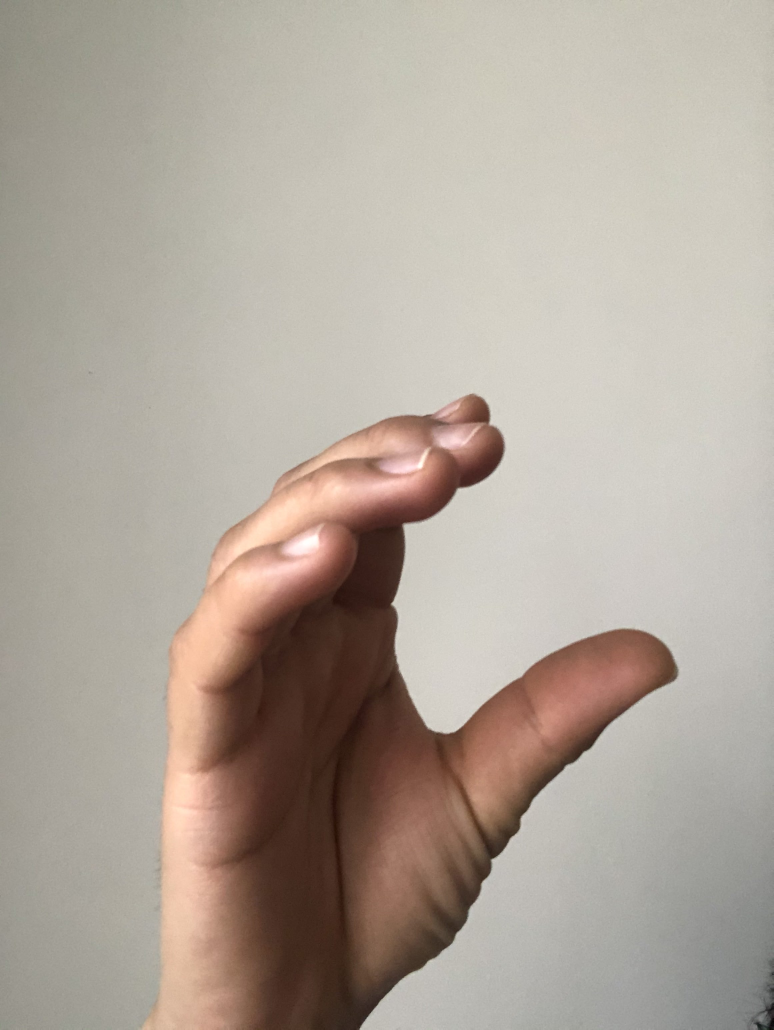
#> input picture images/hands/001.jpg, 2320 x 3088 px, given in place of the camera (shown at 1/3 size)
$ python getHandKeys.py
#> lines starting #> are read from the running program, lines starting #| are printed output that depends on the picture; after the words box and inside, x2 and y2 are one past the last pixel; in counts of white or black regions, pixels touching at a corner belong together; long printed decimals are rounded
import imutils
import cv2
import numpy as np
import random as rnd
import math
import time

def get_mask(image):
    #skin colour range
    lower_bound = np.array([0,133,77], dtype=np.uint8)
    upper_bound = np.array([235,173,127], dtype=np.uint8)

    mask = cv2.inRange(image, lower_bound, upper_bound)
    #removing the noise
    kernelOpen = np.ones((4, 4))
    kernelClose = np.ones((10, 10))

    maskOpen = cv2.morphologyEx(mask, cv2.MORPH_OPEN, kernelOpen)
    maskClose = cv2.morphologyEx(maskOpen, cv2.MORPH_CLOSE, kernelClose)
    final_mask = maskClose
    return final_mask

def get_contours(img):
    contours= cv2.findContours(img, cv2.RETR_EXTERNAL, cv2.CHAIN_APPROX_SIMPLE)
    return contours

def get_distance(extTop, extBot):
    x1, y1 = extTop[0], extTop[1]
    x2, y2 = extBot[0], extBot[1]
    dis = math.sqrt( (x2 - x1 )**2 + (y2 -y1) **2)

    print("distance" , dis)
    return dis

def check_both_inside(extTop, extBot, rec_starting_coordinate, rec_ending_coordinate):

    is_both_inside = False
    x1, y1 = extTop[0], extTop[1]
    x2, y2 = extBot[0], extBot[1]
    recS_x, recS_y = rec_starting_coordinate[0], rec_starting_coordinate[1]
    recE_x, recE_y = rec_ending_coordinate[0], rec_ending_coordinate[1]
    if (recS_x < x1 < recE_x - 10) and (recS_y <  y1 < recE_y - 10):
        if (recS_x < x2 < recE_x) and (recS_y <  y2 < recE_y):
            is_both_inside = True
            print("BOTH POINTS INSIDE")

    return is_both_inside


def is_close_and_inside(extTop, extBot, rec_starting_coordinate, rec_ending_coordinate):
    distance = get_distance(extTop, extBot)
    if distance < 150 and check_both_inside(extTop, extBot, rec_starting_coordinate, rec_ending_coordinate):
        return True
    return False


def main():
    myCam = cv2.VideoCapture(0)

    WIDTH = 300
    HEIGHT = 300
    rec_starting_coordinate = (10, 10)
    rec_ending_coordinate = (rec_starting_coordinate[0] + HEIGHT, rec_starting_coordinate[0] + WIDTH)
    rec_color = (0,0,0)

    # to make displacement point relative
    prev_extTop = None

    while True:
        _, frameCap = myCam.read()
#> frameCap is the input picture: shape (3088, 2320, 3); mean B, G, R 154.9, 165.6, 176.2
        frameCap = cv2.flip(frameCap, 1)
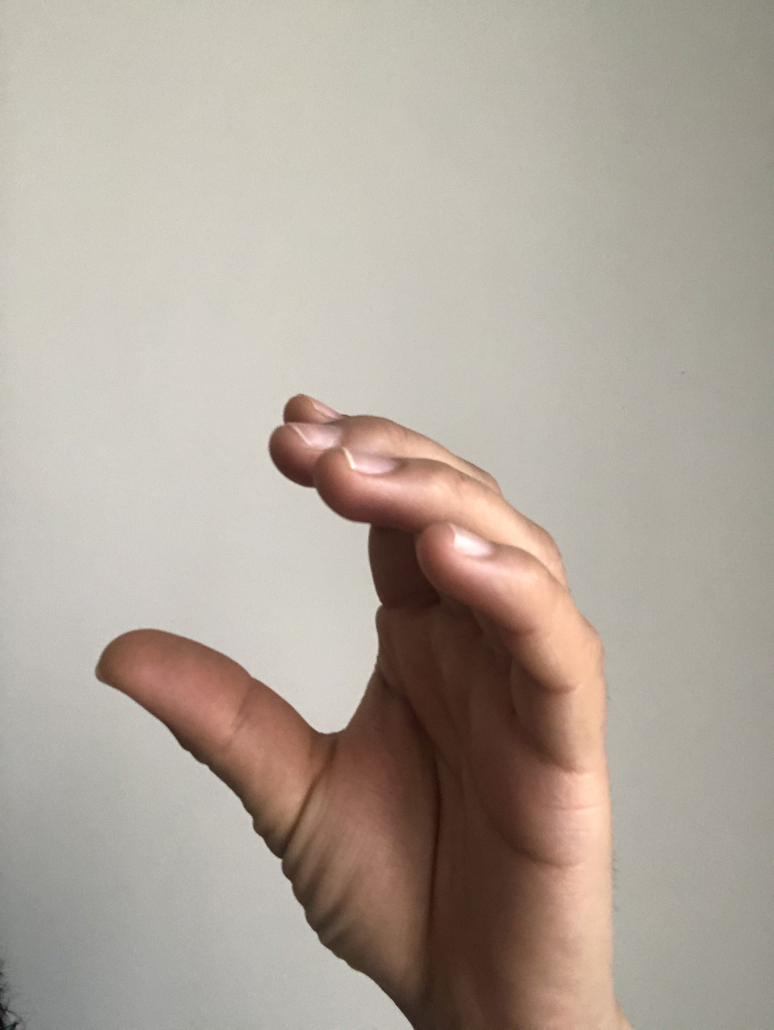
#> frameCap: shape (3088, 2320, 3) (shown at 1/3 size); mean B, G, R 154.9, 165.6, 176.2
        frameCap = cv2.resize(frameCap, (1000, 1000))
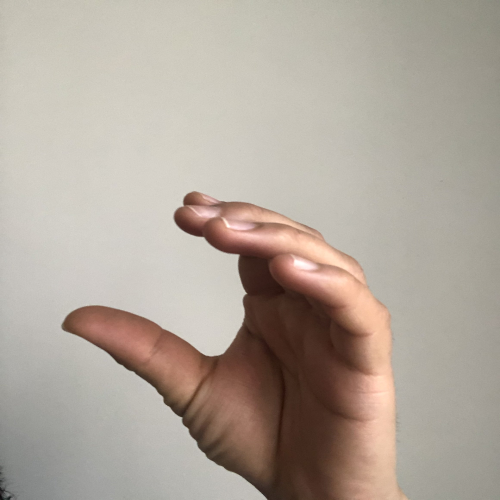
#> frameCap: shape (1000, 1000, 3) (shown at 1/2 size); mean B, G, R 154.8, 165.5, 176.1

        #rectancle
        rec = cv2.rectangle(frameCap, rec_starting_coordinate, rec_ending_coordinate, rec_color, 4, 8, 0)

        ycr_image = cv2.cvtColor(frameCap, cv2.COLOR_BGR2YCR_CB)
#> ycr_image: shape (1000, 1000, 3); mean of channels 0, 1, 2 166.3, 134.2, 120.9
        mask = get_mask(ycr_image)
#> in get_mask, `mask = cv2.inRange(image, lower_bound, upper_bound)`:
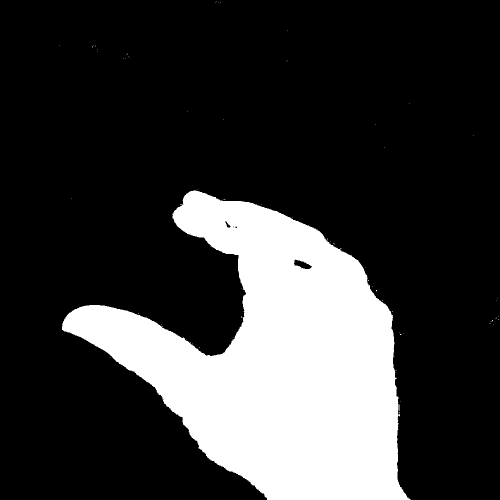
#> mask: shape (1000, 1000) (shown at 1/2 size); 22.1% white; 69 white regions (68 under 20 px), largest, box (x1, y1, x2, y2) and area: (124, 381, 821, 1000) 221048
#> in get_mask, `maskOpen = cv2.morphologyEx(mask, cv2.MORPH_OPEN, kernelOpen)`:
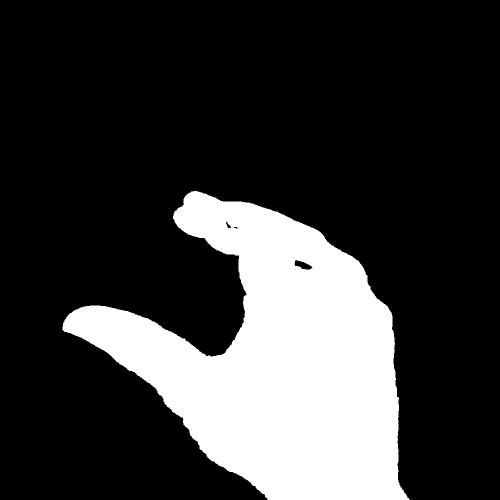
#> maskOpen: shape (1000, 1000) (shown at 1/2 size); 22.1% white; 1 white region, box (x1, y1, x2, y2) and area: (125, 382, 819, 1000) 220652
#> in get_mask, `maskClose = cv2.morphologyEx(maskOpen, cv2.MORPH_CLOSE, kernelClose)`:
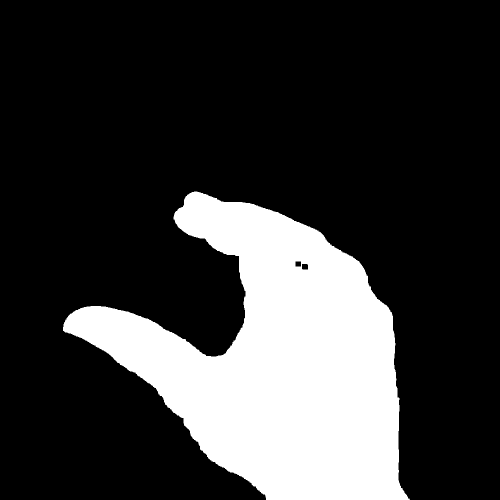
#> maskClose: shape (1000, 1000) (shown at 1/2 size); 22.1% white; 1 white region
        contours = get_contours(mask)
#> in get_contours, `contours= cv2.findContours(img, cv2.RETR_EXTERNAL, cv2.CHAIN_APPROX_SI..`: contours = 1 contour; box (x1, y1, x2, y2) and area: (126, 383, 820, 1000) 219678

        cn = imutils.grab_contours(contours)
#> cn has the same summary as contours in get_contours
        maxCn = max(cn, key=cv2.contourArea)
#> maxCn = contour of 1070 points, box (x1, y1, x2, y2) (126, 383, 820, 1000), area 219678

        # determine the most extreme points along the contour
        # extLeft = tuple(c[c[:, :, 0].argmin()][0])
        # extRight = tuple(c[c[:, :, 0].argmax()][0])

        extTop = tuple(maxCn[maxCn[:, :, 1].argmin()][0])
#> extTop = (388, 383)
        extBot = tuple(maxCn[maxCn[:, :, 0].argmin()][0])
#> extBot = (126, 654)

        color = (1, 80, 225)
        cv2.drawContours(frameCap, [maxCn], -1, color, 2)
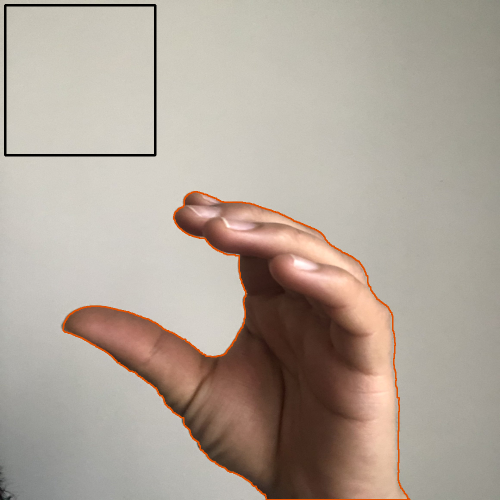
#> frameCap: shape (1000, 1000, 3) (shown at 1/2 size); mean B, G, R 152.6, 163.9, 175.5

        # cv2.circle(frameCap, extLeft, 8, (0, 0, 255), -1)
        # cv2.circle(frameCap, extRight, 8, (0, 255, 0), -1)
        circle1 = cv2.circle(frameCap, extTop, 5, (255, 0, 0), -1)
        circle2 = cv2.circle(frameCap, extBot, 5, (255, 255, 255), -1)
        # show the output image
        # frameMerged = cv2.add(frameBlank, frameCap)
        disp = {}
        if is_close_and_inside(extTop, extBot, rec_starting_coordinate, rec_ending_coordinate):
#> in get_distance, `x1, y1 = extTop[0], extTop[1]`: x1 = 388; y1 = 383
#> in get_distance, `x2, y2 = extBot[0], extBot[1]`: x2 = 126; y2 = 654
#> in get_distance, `dis = math.sqrt( (x2 - x1 )**2 + (y2 -y1) **2)`: dis = 376.9
#| distance 376.942
            print("RECTANGLE MOVABLE: Relative to extTop and lock_extTop")
            disp['x'] = extTop[0] - prev_extTop[0] + 1
            disp['y'] = extTop[1] - prev_extTop[1] + 1
            rec_starting_coordinate = (rec_starting_coordinate[0] + disp['x'], rec_starting_coordinate[0] + disp['y'])
            rec_ending_coordinate = (rec_starting_coordinate[0] + HEIGHT, rec_starting_coordinate[0] + WIDTH)
        else:
            prev_extTop = extTop
#> prev_extTop = (388, 383)
        cv2.imshow("Draggable Object", frameCap)

        if cv2.waitKey(1) & 0xFF == ord('q'):
#> (key q is pressed here)
            break

    cv2.destroyAllWindows()
    myCam.release()

if __name__ == "__main__":
    main()

$ run again, on images/hands/002.jpg
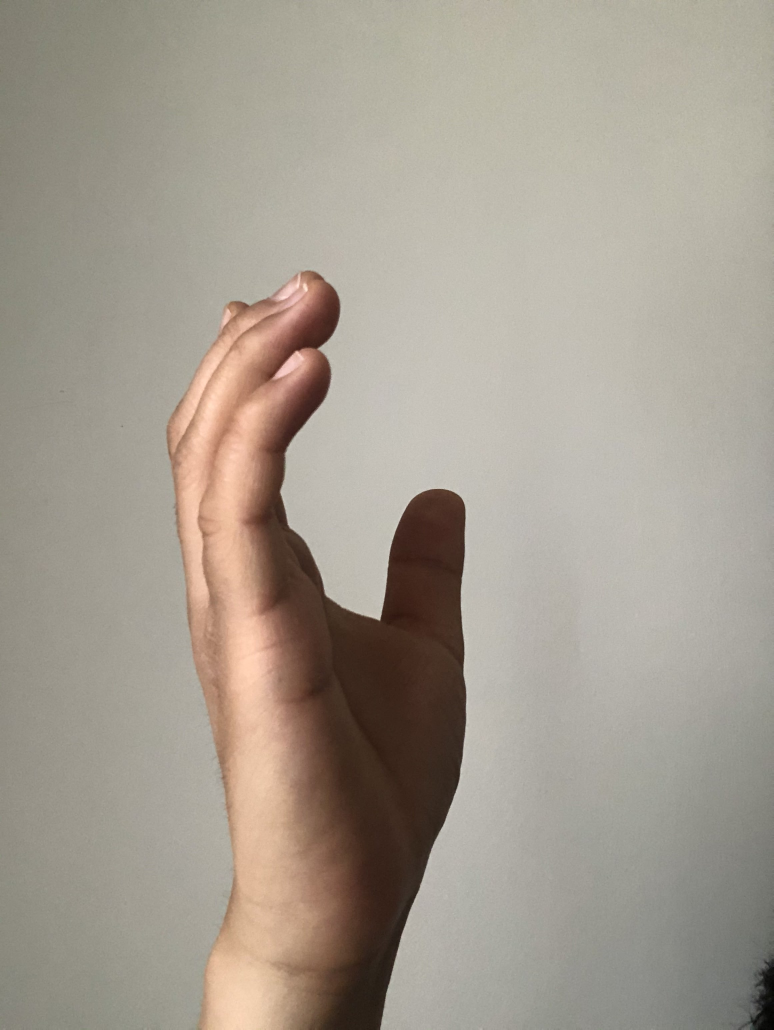
#> input picture images/hands/002.jpg, 2320 x 3088 px, given in place of the camera (shown at 1/3 size)
#> in main, frameCap is the input picture: shape (3088, 2320, 3); mean B, G, R 144.2, 156.1, 164.4
#> ycr_image: shape (1000, 1000, 3); mean of channels 0, 1, 2 156.1, 133.2, 120.7
#> in get_mask, `mask = cv2.inRange(image, lower_bound, upper_bound)`:
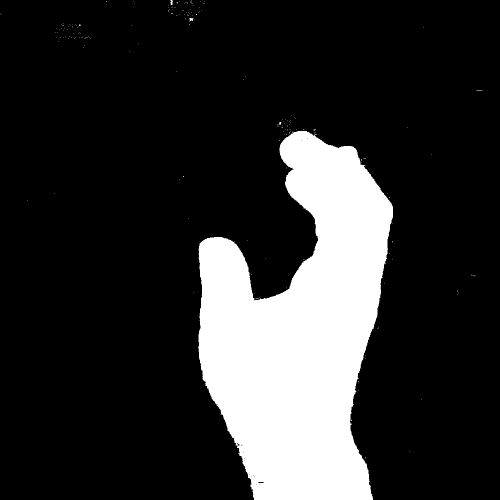
#> mask: shape (1000, 1000) (shown at 1/2 size); 18% white; 199 white regions (196 under 20 px), largest, box (x1, y1, x2, y2) and area: (396, 262, 786, 1000) 179573, (341, 0, 346, 10) 36, (379, 36, 386, 42) 35
#> maskOpen: shape (1000, 1000); 17.9% white; 2 white regions (1 under 20 px), largest, box (x1, y1, x2, y2) and area: (398, 263, 787, 1000) 179144
#> maskClose: shape (1000, 1000); 17.9% white; 2 white regions (1 under 20 px)
#> in get_contours, `contours= cv2.findContours(img, cv2.RETR_EXTERNAL, cv2.CHAIN_APPROX_SI..`: contours = 2 contours, 1 with area under 20; largest, box (x1, y1, x2, y2) and area: (399, 264, 788, 1000) 177945
#> cn has the same summary as contours in get_contours
#> maxCn = contour of 794 points, box (x1, y1, x2, y2) (399, 264, 788, 1000), area 177945
#> extTop = (597, 264)
#> extBot = (399, 670)
#> in main, `cv2.drawContours(frameCap, [maxCn], -1, color, 2)`:
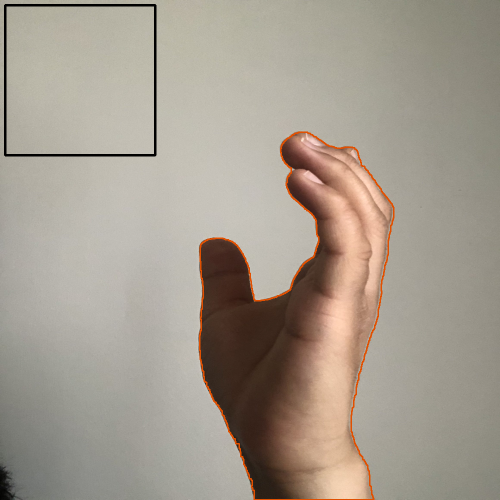
#> frameCap: shape (1000, 1000, 3) (shown at 1/2 size); mean B, G, R 142.3, 154.7, 164
#> x1 = 597; y1 = 264
#> x2 = 399; y2 = 670
#> dis = 451.7
#| distance 451.708
#> prev_extTop = (597, 264)

$ run again, on images/hands/003.jpg
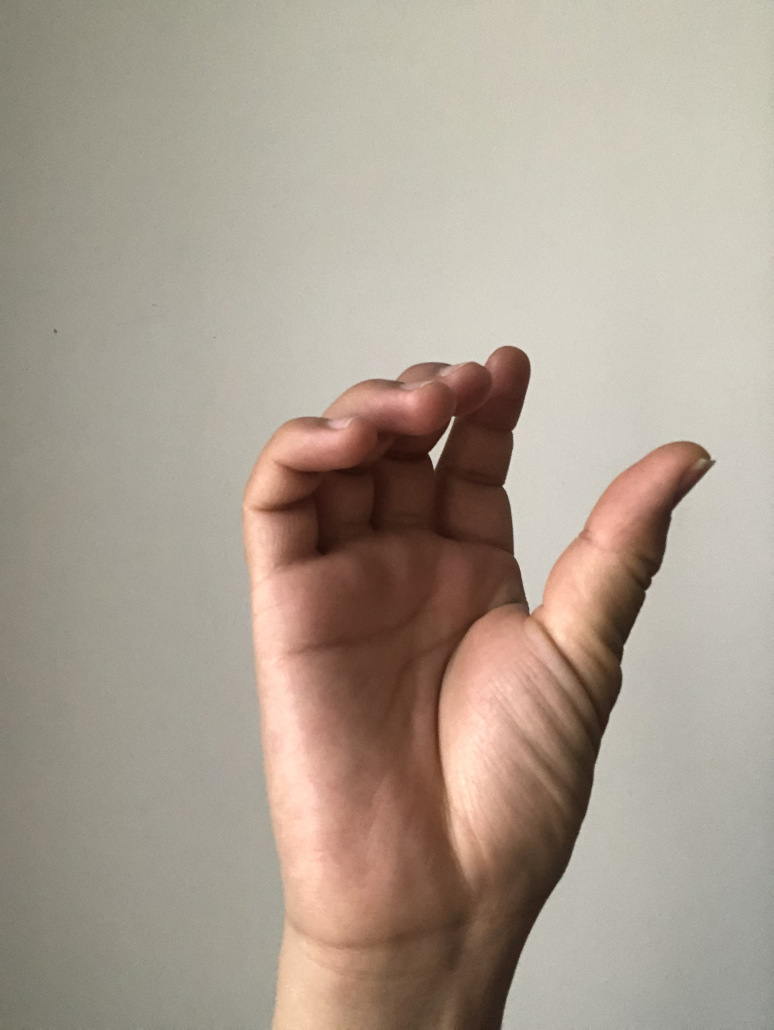
#> input picture images/hands/003.jpg, 2320 x 3088 px, given in place of the camera (shown at 1/3 size)
#> in main, frameCap is the input picture: shape (3088, 2320, 3); mean B, G, R 144.8, 158.2, 171.1
#> ycr_image: shape (1000, 1000, 3); mean of channels 0, 1, 2 159.2, 135.6, 119.2
#> in get_mask, `mask = cv2.inRange(image, lower_bound, upper_bound)`:
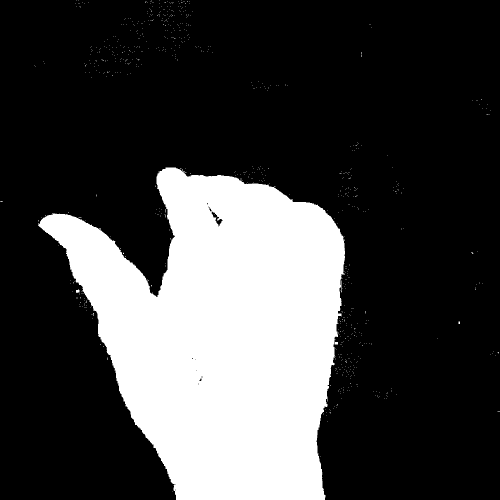
#> mask: shape (1000, 1000) (shown at 1/2 size); 25.9% white; 765 white regions (763 under 20 px), largest, box (x1, y1, x2, y2) and area: (76, 335, 690, 1000) 257825, (152, 578, 159, 586) 39
#> maskOpen: shape (1000, 1000); 25.7% white; 2 white regions, box (x1, y1, x2, y2) and area: (78, 336, 691, 1000) 257309, (153, 581, 160, 586) 35
#> maskClose: shape (1000, 1000); 25.8% white; 1 white region
#> in get_contours, `contours= cv2.findContours(img, cv2.RETR_EXTERNAL, cv2.CHAIN_APPROX_SI..`: contours = 1 contour; box (x1, y1, x2, y2) and area: (79, 337, 692, 1000) 256268
#> cn has the same summary as contours in get_contours
#> maxCn = contour of 857 points, box (x1, y1, x2, y2) (79, 337, 692, 1000), area 256268
#> extTop = (333, 337)
#> extBot = (79, 450)
#> in main, `cv2.drawContours(frameCap, [maxCn], -1, color, 2)`:
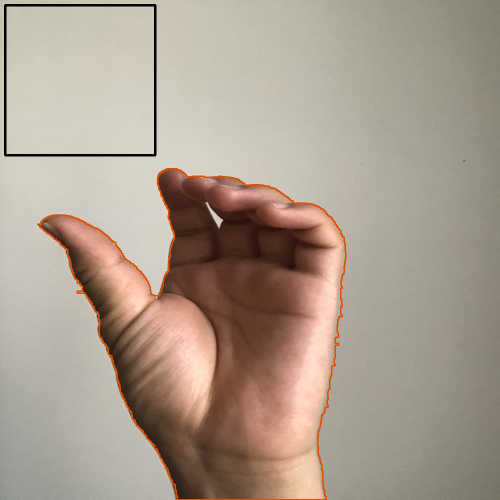
#> frameCap: shape (1000, 1000, 3) (shown at 1/2 size); mean B, G, R 142.7, 156.5, 170.4
#> x1 = 333; y1 = 337
#> x2 = 79; y2 = 450
#> dis = 278
#| distance 278.002
#> prev_extTop = (333, 337)

$ run again, on images/hands/004.jpg
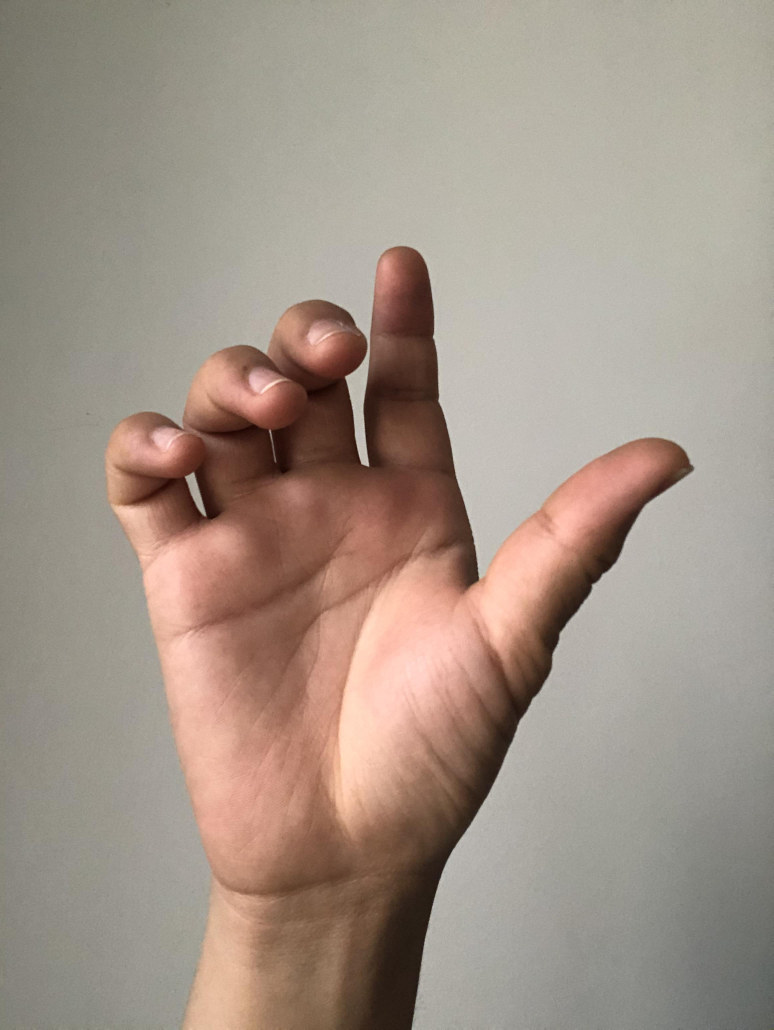
#> input picture images/hands/004.jpg, 2320 x 3088 px, given in place of the camera (shown at 1/3 size)
#> in main, frameCap is the input picture: shape (3088, 2320, 3); mean B, G, R 135.8, 147.8, 162.5
#> ycr_image: shape (1000, 1000, 3); mean of channels 0, 1, 2 149.6, 136.4, 119.6
#> in get_mask, `mask = cv2.inRange(image, lower_bound, upper_bound)`:
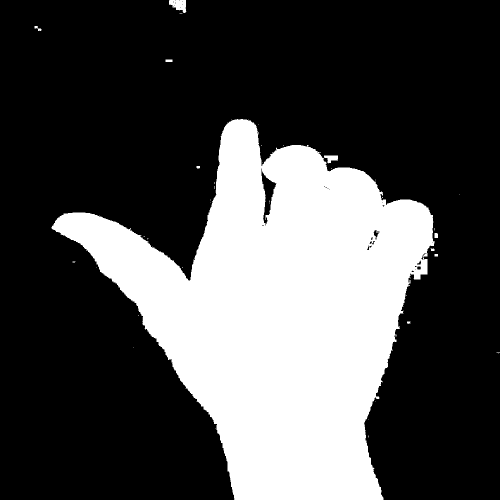
#> mask: shape (1000, 1000) (shown at 1/2 size); 29.7% white; 50 white regions (40 under 20 px), largest, box (x1, y1, x2, y2) and area: (103, 238, 869, 1000) 296154, (338, 0, 373, 26) 596, (648, 311, 676, 327) 278
#> maskOpen: shape (1000, 1000); 29.7% white; 12 white regions, largest, box (x1, y1, x2, y2) and area: (105, 239, 869, 1000) 295558, (339, 0, 373, 26) 594, (649, 312, 677, 327) 275
#> maskClose: shape (1000, 1000); 29.8% white; 8 white regions
#> in get_contours, `contours= cv2.findContours(img, cv2.RETR_EXTERNAL, cv2.CHAIN_APPROX_SI..`: contours = 8 contours, 3 with area under 20; largest, box (x1, y1, x2, y2) and area: (106, 240, 878, 1000) 296483, (340, 0, 374, 27) 605, (333, 121, 347, 126) 52, (871, 510, 878, 515) 24, (395, 334, 402, 339) 22
#> cn has the same summary as contours in get_contours
#> maxCn = contour of 1059 points, box (x1, y1, x2, y2) (106, 240, 878, 1000), area 296483
#> extTop = (483, 240)
#> extBot = (106, 454)
#> in main, `cv2.drawContours(frameCap, [maxCn], -1, color, 2)`:
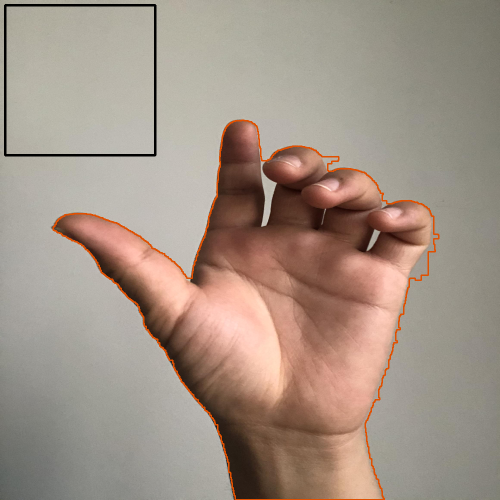
#> frameCap: shape (1000, 1000, 3) (shown at 1/2 size); mean B, G, R 133.8, 146.3, 162.3
#> x1 = 483; y1 = 240
#> x2 = 106; y2 = 454
#> dis = 433.5
#| distance 433.503
#> prev_extTop = (483, 240)
